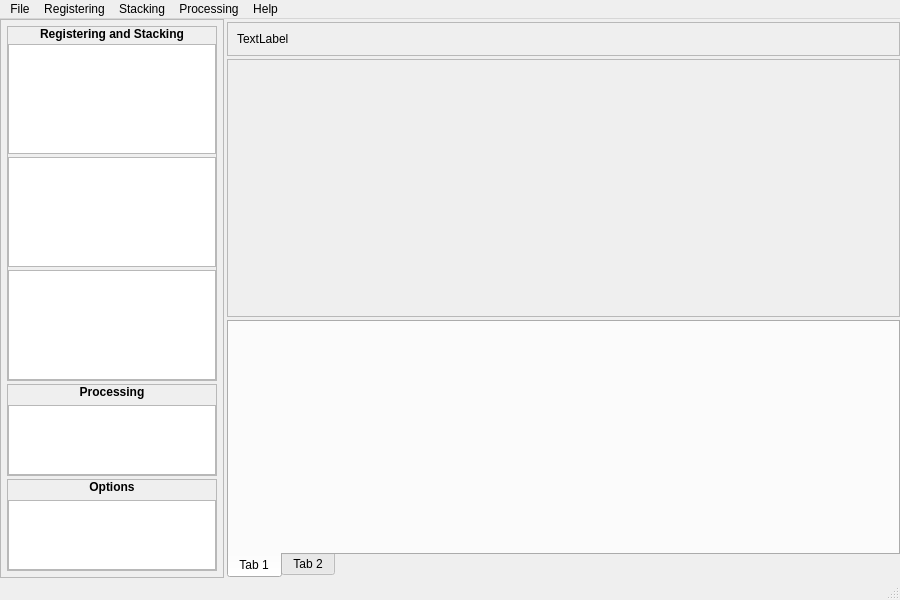
<?xml version="1.0" encoding="UTF-8"?>
<ui version="4.0">
 <class>MainWindow</class>
 <widget class="QMainWindow" name="MainWindow">
  <property name="geometry">
   <rect>
    <x>0</x>
    <y>0</y>
    <width>900</width>
    <height>600</height>
   </rect>
  </property>
  <property name="windowTitle">
   <string>MainWindow</string>
  </property>
  <widget class="QWidget" name="centralwidget">
   <layout class="QGridLayout" name="gridLayout">
    <property name="leftMargin">
     <number>0</number>
    </property>
    <property name="topMargin">
     <number>0</number>
    </property>
    <property name="rightMargin">
     <number>0</number>
    </property>
    <property name="bottomMargin">
     <number>0</number>
    </property>
    <property name="spacing">
     <number>3</number>
    </property>
    <item row="0" column="0" rowspan="4">
     <widget class="QFrame" name="OptionsFrame">
      <property name="sizePolicy">
       <sizepolicy hsizetype="Preferred" vsizetype="Preferred">
        <horstretch>1</horstretch>
        <verstretch>0</verstretch>
       </sizepolicy>
      </property>
      <property name="frameShape">
       <enum>QFrame::StyledPanel</enum>
      </property>
      <property name="frameShadow">
       <enum>QFrame::Raised</enum>
      </property>
      <layout class="QVBoxLayout" name="verticalLayout">
       <property name="spacing">
        <number>3</number>
       </property>
       <property name="leftMargin">
        <number>6</number>
       </property>
       <property name="topMargin">
        <number>6</number>
       </property>
       <property name="rightMargin">
        <number>6</number>
       </property>
       <property name="bottomMargin">
        <number>6</number>
       </property>
       <item>
        <widget class="QFrame" name="Options1">
         <property name="frameShape">
          <enum>QFrame::StyledPanel</enum>
         </property>
         <property name="frameShadow">
          <enum>QFrame::Raised</enum>
         </property>
         <property name="midLineWidth">
          <number>0</number>
         </property>
         <layout class="QVBoxLayout" name="verticalLayout_2">
          <property name="spacing">
           <number>3</number>
          </property>
          <property name="leftMargin">
           <number>0</number>
          </property>
          <property name="topMargin">
           <number>0</number>
          </property>
          <property name="rightMargin">
           <number>0</number>
          </property>
          <property name="bottomMargin">
           <number>0</number>
          </property>
          <item>
           <widget class="QLabel" name="label_3">
            <property name="font">
             <font>
              <weight>75</weight>
              <bold>true</bold>
             </font>
            </property>
            <property name="text">
             <string>Registering and Stacking</string>
            </property>
            <property name="alignment">
             <set>Qt::AlignCenter</set>
            </property>
           </widget>
          </item>
          <item>
           <widget class="QTreeView" name="OptionsTree1"/>
          </item>
          <item>
           <widget class="QTreeView" name="OptionsTree2"/>
          </item>
          <item>
           <widget class="QTreeView" name="OptionsTree3"/>
          </item>
         </layout>
        </widget>
       </item>
       <item>
        <widget class="QFrame" name="Options2">
         <property name="frameShape">
          <enum>QFrame::StyledPanel</enum>
         </property>
         <property name="frameShadow">
          <enum>QFrame::Raised</enum>
         </property>
         <layout class="QVBoxLayout" name="verticalLayout_3">
          <property name="leftMargin">
           <number>0</number>
          </property>
          <property name="topMargin">
           <number>0</number>
          </property>
          <property name="rightMargin">
           <number>0</number>
          </property>
          <property name="bottomMargin">
           <number>0</number>
          </property>
          <item>
           <widget class="QLabel" name="label_2">
            <property name="font">
             <font>
              <weight>75</weight>
              <bold>true</bold>
             </font>
            </property>
            <property name="text">
             <string>Processing</string>
            </property>
            <property name="alignment">
             <set>Qt::AlignCenter</set>
            </property>
           </widget>
          </item>
          <item>
           <widget class="QTreeView" name="OptionsTree4"/>
          </item>
         </layout>
        </widget>
       </item>
       <item>
        <widget class="QFrame" name="Options3">
         <property name="frameShape">
          <enum>QFrame::StyledPanel</enum>
         </property>
         <property name="frameShadow">
          <enum>QFrame::Raised</enum>
         </property>
         <layout class="QVBoxLayout" name="verticalLayout_4">
          <property name="leftMargin">
           <number>0</number>
          </property>
          <property name="topMargin">
           <number>0</number>
          </property>
          <property name="rightMargin">
           <number>0</number>
          </property>
          <property name="bottomMargin">
           <number>0</number>
          </property>
          <item>
           <widget class="QLabel" name="label">
            <property name="font">
             <font>
              <weight>75</weight>
              <bold>true</bold>
             </font>
            </property>
            <property name="text">
             <string>Options</string>
            </property>
            <property name="alignment">
             <set>Qt::AlignCenter</set>
            </property>
           </widget>
          </item>
          <item>
           <widget class="QTreeView" name="OptionsTree5"/>
          </item>
         </layout>
        </widget>
       </item>
      </layout>
     </widget>
    </item>
    <item row="3" column="1">
     <widget class="QTabWidget" name="tabWidget">
      <property name="sizePolicy">
       <sizepolicy hsizetype="Expanding" vsizetype="Expanding">
        <horstretch>3</horstretch>
        <verstretch>1</verstretch>
       </sizepolicy>
      </property>
      <property name="tabPosition">
       <enum>QTabWidget::South</enum>
      </property>
      <widget class="QWidget" name="tab">
       <attribute name="title">
        <string>Tab 1</string>
       </attribute>
      </widget>
      <widget class="QWidget" name="tab_2">
       <attribute name="title">
        <string>Tab 2</string>
       </attribute>
      </widget>
     </widget>
    </item>
    <item row="1" column="1">
     <widget class="QFrame" name="ControlFrame">
      <property name="sizePolicy">
       <sizepolicy hsizetype="Preferred" vsizetype="Preferred">
        <horstretch>3</horstretch>
        <verstretch>0</verstretch>
       </sizepolicy>
      </property>
      <property name="frameShape">
       <enum>QFrame::StyledPanel</enum>
      </property>
      <property name="frameShadow">
       <enum>QFrame::Raised</enum>
      </property>
      <layout class="QGridLayout" name="gridLayout_2">
       <item row="0" column="0">
        <widget class="QLabel" name="label_4">
         <property name="text">
          <string>TextLabel</string>
         </property>
        </widget>
       </item>
      </layout>
     </widget>
    </item>
    <item row="2" column="1">
     <widget class="QFrame" name="GraphicsFrame">
      <property name="sizePolicy">
       <sizepolicy hsizetype="Preferred" vsizetype="Preferred">
        <horstretch>3</horstretch>
        <verstretch>1</verstretch>
       </sizepolicy>
      </property>
      <property name="frameShape">
       <enum>QFrame::StyledPanel</enum>
      </property>
      <property name="frameShadow">
       <enum>QFrame::Raised</enum>
      </property>
     </widget>
    </item>
   </layout>
  </widget>
  <widget class="QMenuBar" name="menubar">
   <property name="geometry">
    <rect>
     <x>0</x>
     <y>0</y>
     <width>900</width>
     <height>22</height>
    </rect>
   </property>
   <widget class="QMenu" name="menuFile">
    <property name="title">
     <string>File</string>
    </property>
    <addaction name="action_New_project"/>
    <addaction name="action_Load_project"/>
    <addaction name="action_Save_project"/>
    <addaction name="action_Clear_file_list"/>
   </widget>
   <widget class="QMenu" name="menuOptions">
    <property name="title">
     <string>Registering</string>
    </property>
    <addaction name="action_Dark_frames"/>
    <addaction name="action_Flat_frames"/>
    <addaction name="actionDar_k_Flat_frames"/>
    <addaction name="action_Bias_frames"/>
   </widget>
   <widget class="QMenu" name="menuStacking">
    <property name="title">
     <string>Stacking</string>
    </property>
    <addaction name="actionCreate_star_mask"/>
   </widget>
   <widget class="QMenu" name="menuHelp">
    <property name="title">
     <string>Help</string>
    </property>
    <addaction name="actionAbout_DSS"/>
    <addaction name="actionHelp_topics"/>
    <addaction name="actionPreferences"/>
   </widget>
   <widget class="QMenu" name="menuProcessing_2">
    <property name="title">
     <string>Processing</string>
    </property>
    <addaction name="actionOpen_picture_file"/>
    <addaction name="actionCreate_star_mask_2"/>
    <addaction name="actionCopy_current_picture_to_clipboard"/>
    <addaction name="actionSave_picture_file"/>
   </widget>
   <addaction name="menuFile"/>
   <addaction name="menuOptions"/>
   <addaction name="menuStacking"/>
   <addaction name="menuProcessing_2"/>
   <addaction name="menuHelp"/>
  </widget>
  <widget class="QStatusBar" name="statusbar"/>
  <action name="action_Load_project">
   <property name="text">
    <string>&amp;Load file list</string>
   </property>
  </action>
  <action name="action_Save_project">
   <property name="text">
    <string>&amp;Save file list</string>
   </property>
  </action>
  <action name="action_New_project">
   <property name="text">
    <string>&amp;New file list</string>
   </property>
  </action>
  <action name="action_Dark_frames">
   <property name="text">
    <string>&amp;Dark frames</string>
   </property>
  </action>
  <action name="action_Flat_frames">
   <property name="text">
    <string>&amp;Flat frames</string>
   </property>
  </action>
  <action name="actionDar_k_Flat_frames">
   <property name="text">
    <string>Dar&amp;k Flat frames</string>
   </property>
  </action>
  <action name="action_Bias_frames">
   <property name="text">
    <string>&amp;Bias frames</string>
   </property>
  </action>
  <action name="actionCreate_star_mask">
   <property name="text">
    <string>Compute offset</string>
   </property>
  </action>
  <action name="actionAbout_DSS">
   <property name="text">
    <string>About DSS</string>
   </property>
  </action>
  <action name="action_Clear_file_list">
   <property name="text">
    <string>&amp;Clear file list</string>
   </property>
  </action>
  <action name="actionOpen_picture_file">
   <property name="text">
    <string>Open picture file</string>
   </property>
  </action>
  <action name="actionSave_picture_file">
   <property name="text">
    <string>Save picture file</string>
   </property>
  </action>
  <action name="actionCreate_star_mask_2">
   <property name="text">
    <string>Create star mask</string>
   </property>
  </action>
  <action name="actionCopy_current_picture_to_clipboard">
   <property name="text">
    <string>Copy current picture to clipboard</string>
   </property>
  </action>
  <action name="actionHelp_topics">
   <property name="text">
    <string>Help topics</string>
   </property>
  </action>
  <action name="actionPreferences">
   <property name="text">
    <string>Preferences</string>
   </property>
  </action>
 </widget>
 <resources/>
 <connections/>
</ui>
